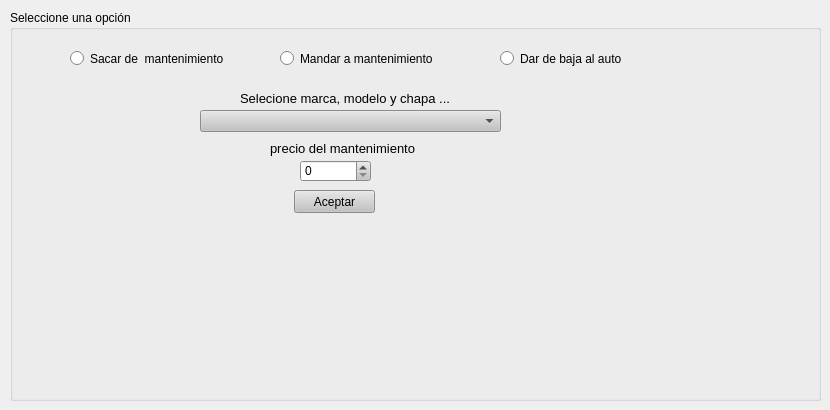
    <widget class="QWidget" name="tab_2">
     <attribute name="title">
      <string>Mantenimineto</string>
     </attribute>
     <widget class="QGroupBox" name="groupBox_4">
      <property name="geometry">
       <rect>
        <x>10</x>
        <y>10</y>
        <width>811</width>
        <height>391</height>
       </rect>
      </property>
      <property name="palette">
       <palette>
        <active>
         <colorrole role="WindowText">
          <brush brushstyle="SolidPattern">
           <color alpha="255">
            <red>0</red>
            <green>0</green>
            <blue>0</blue>
           </color>
          </brush>
         </colorrole>
         <colorrole role="Button">
          <brush brushstyle="SolidPattern">
           <color alpha="255">
            <red>194</red>
            <green>194</green>
            <blue>194</blue>
           </color>
          </brush>
         </colorrole>
         <colorrole role="Light">
          <brush brushstyle="SolidPattern">
           <color alpha="255">
            <red>255</red>
            <green>255</green>
            <blue>255</blue>
           </color>
          </brush>
         </colorrole>
         <colorrole role="Midlight">
          <brush brushstyle="SolidPattern">
           <color alpha="255">
            <red>224</red>
            <green>224</green>
            <blue>224</blue>
           </color>
          </brush>
         </colorrole>
         <colorrole role="Dark">
          <brush brushstyle="SolidPattern">
           <color alpha="255">
            <red>97</red>
            <green>97</green>
            <blue>97</blue>
           </color>
          </brush>
         </colorrole>
         <colorrole role="Mid">
          <brush brushstyle="SolidPattern">
           <color alpha="255">
            <red>129</red>
            <green>129</green>
            <blue>129</blue>
           </color>
          </brush>
         </colorrole>
         <colorrole role="Text">
          <brush brushstyle="SolidPattern">
           <color alpha="255">
            <red>0</red>
            <green>0</green>
            <blue>0</blue>
           </color>
          </brush>
         </colorrole>
         <colorrole role="BrightText">
          <brush brushstyle="SolidPattern">
           <color alpha="255">
            <red>255</red>
            <green>255</green>
            <blue>255</blue>
           </color>
          </brush>
         </colorrole>
         <colorrole role="ButtonText">
          <brush brushstyle="SolidPattern">
           <color alpha="255">
            <red>0</red>
            <green>0</green>
            <blue>0</blue>
           </color>
          </brush>
         </colorrole>
         <colorrole role="Base">
          <brush brushstyle="SolidPattern">
           <color alpha="255">
            <red>255</red>
            <green>255</green>
            <blue>255</blue>
           </color>
          </brush>
         </colorrole>
         <colorrole role="Window">
          <brush brushstyle="SolidPattern">
           <color alpha="255">
            <red>194</red>
            <green>194</green>
            <blue>194</blue>
           </color>
          </brush>
         </colorrole>
         <colorrole role="Shadow">
          <brush brushstyle="SolidPattern">
           <color alpha="255">
            <red>0</red>
            <green>0</green>
            <blue>0</blue>
           </color>
          </brush>
         </colorrole>
         <colorrole role="AlternateBase">
          <brush brushstyle="SolidPattern">
           <color alpha="255">
            <red>224</red>
            <green>224</green>
            <blue>224</blue>
           </color>
          </brush>
         </colorrole>
         <colorrole role="ToolTipBase">
          <brush brushstyle="SolidPattern">
           <color alpha="255">
            <red>255</red>
            <green>255</green>
            <blue>220</blue>
           </color>
          </brush>
         </colorrole>
         <colorrole role="ToolTipText">
          <brush brushstyle="SolidPattern">
           <color alpha="255">
            <red>0</red>
            <green>0</green>
            <blue>0</blue>
           </color>
          </brush>
         </colorrole>
        </active>
        <inactive>
         <colorrole role="WindowText">
          <brush brushstyle="SolidPattern">
           <color alpha="255">
            <red>0</red>
            <green>0</green>
            <blue>0</blue>
           </color>
          </brush>
         </colorrole>
         <colorrole role="Button">
          <brush brushstyle="SolidPattern">
           <color alpha="255">
            <red>194</red>
            <green>194</green>
            <blue>194</blue>
           </color>
          </brush>
         </colorrole>
         <colorrole role="Light">
          <brush brushstyle="SolidPattern">
           <color alpha="255">
            <red>255</red>
            <green>255</green>
            <blue>255</blue>
           </color>
          </brush>
         </colorrole>
         <colorrole role="Midlight">
          <brush brushstyle="SolidPattern">
           <color alpha="255">
            <red>224</red>
            <green>224</green>
            <blue>224</blue>
           </color>
          </brush>
         </colorrole>
         <colorrole role="Dark">
          <brush brushstyle="SolidPattern">
           <color alpha="255">
            <red>97</red>
            <green>97</green>
            <blue>97</blue>
           </color>
          </brush>
         </colorrole>
         <colorrole role="Mid">
          <brush brushstyle="SolidPattern">
           <color alpha="255">
            <red>129</red>
            <green>129</green>
            <blue>129</blue>
           </color>
          </brush>
         </colorrole>
         <colorrole role="Text">
          <brush brushstyle="SolidPattern">
           <color alpha="255">
            <red>0</red>
            <green>0</green>
            <blue>0</blue>
           </color>
          </brush>
         </colorrole>
         <colorrole role="BrightText">
          <brush brushstyle="SolidPattern">
           <color alpha="255">
            <red>255</red>
            <green>255</green>
            <blue>255</blue>
           </color>
          </brush>
         </colorrole>
         <colorrole role="ButtonText">
          <brush brushstyle="SolidPattern">
           <color alpha="255">
            <red>0</red>
            <green>0</green>
            <blue>0</blue>
           </color>
          </brush>
         </colorrole>
         <colorrole role="Base">
          <brush brushstyle="SolidPattern">
           <color alpha="255">
            <red>255</red>
            <green>255</green>
            <blue>255</blue>
           </color>
          </brush>
         </colorrole>
         <colorrole role="Window">
          <brush brushstyle="SolidPattern">
           <color alpha="255">
            <red>194</red>
            <green>194</green>
            <blue>194</blue>
           </color>
          </brush>
         </colorrole>
         <colorrole role="Shadow">
          <brush brushstyle="SolidPattern">
           <color alpha="255">
            <red>0</red>
            <green>0</green>
            <blue>0</blue>
           </color>
          </brush>
         </colorrole>
         <colorrole role="AlternateBase">
          <brush brushstyle="SolidPattern">
           <color alpha="255">
            <red>224</red>
            <green>224</green>
            <blue>224</blue>
           </color>
          </brush>
         </colorrole>
         <colorrole role="ToolTipBase">
          <brush brushstyle="SolidPattern">
           <color alpha="255">
            <red>255</red>
            <green>255</green>
            <blue>220</blue>
           </color>
          </brush>
         </colorrole>
         <colorrole role="ToolTipText">
          <brush brushstyle="SolidPattern">
           <color alpha="255">
            <red>0</red>
            <green>0</green>
            <blue>0</blue>
           </color>
          </brush>
         </colorrole>
        </inactive>
        <disabled>
         <colorrole role="WindowText">
          <brush brushstyle="SolidPattern">
           <color alpha="255">
            <red>97</red>
            <green>97</green>
            <blue>97</blue>
           </color>
          </brush>
         </colorrole>
         <colorrole role="Button">
          <brush brushstyle="SolidPattern">
           <color alpha="255">
            <red>194</red>
            <green>194</green>
            <blue>194</blue>
           </color>
          </brush>
         </colorrole>
         <colorrole role="Light">
          <brush brushstyle="SolidPattern">
           <color alpha="255">
            <red>255</red>
            <green>255</green>
            <blue>255</blue>
           </color>
          </brush>
         </colorrole>
         <colorrole role="Midlight">
          <brush brushstyle="SolidPattern">
           <color alpha="255">
            <red>224</red>
            <green>224</green>
            <blue>224</blue>
           </color>
          </brush>
         </colorrole>
         <colorrole role="Dark">
          <brush brushstyle="SolidPattern">
           <color alpha="255">
            <red>97</red>
            <green>97</green>
            <blue>97</blue>
           </color>
          </brush>
         </colorrole>
         <colorrole role="Mid">
          <brush brushstyle="SolidPattern">
           <color alpha="255">
            <red>129</red>
            <green>129</green>
            <blue>129</blue>
           </color>
          </brush>
         </colorrole>
         <colorrole role="Text">
          <brush brushstyle="SolidPattern">
           <color alpha="255">
            <red>97</red>
            <green>97</green>
            <blue>97</blue>
           </color>
          </brush>
         </colorrole>
         <colorrole role="BrightText">
          <brush brushstyle="SolidPattern">
           <color alpha="255">
            <red>255</red>
            <green>255</green>
            <blue>255</blue>
           </color>
          </brush>
         </colorrole>
         <colorrole role="ButtonText">
          <brush brushstyle="SolidPattern">
           <color alpha="255">
            <red>97</red>
            <green>97</green>
            <blue>97</blue>
           </color>
          </brush>
         </colorrole>
         <colorrole role="Base">
          <brush brushstyle="SolidPattern">
           <color alpha="255">
            <red>194</red>
            <green>194</green>
            <blue>194</blue>
           </color>
          </brush>
         </colorrole>
         <colorrole role="Window">
          <brush brushstyle="SolidPattern">
           <color alpha="255">
            <red>194</red>
            <green>194</green>
            <blue>194</blue>
           </color>
          </brush>
         </colorrole>
         <colorrole role="Shadow">
          <brush brushstyle="SolidPattern">
           <color alpha="255">
            <red>0</red>
            <green>0</green>
            <blue>0</blue>
           </color>
          </brush>
         </colorrole>
         <colorrole role="AlternateBase">
          <brush brushstyle="SolidPattern">
           <color alpha="255">
            <red>194</red>
            <green>194</green>
            <blue>194</blue>
           </color>
          </brush>
         </colorrole>
         <colorrole role="ToolTipBase">
          <brush brushstyle="SolidPattern">
           <color alpha="255">
            <red>255</red>
            <green>255</green>
            <blue>220</blue>
           </color>
          </brush>
         </colorrole>
         <colorrole role="ToolTipText">
          <brush brushstyle="SolidPattern">
           <color alpha="255">
            <red>0</red>
            <green>0</green>
            <blue>0</blue>
           </color>
          </brush>
         </colorrole>
        </disabled>
       </palette>
      </property>
      <property name="title">
       <string>Seleccione una opción</string>
      </property>
      <widget class="QRadioButton" name="radioButtonMandarMantenimiento">
       <property name="geometry">
        <rect>
         <x>270</x>
         <y>40</y>
         <width>201</width>
         <height>17</height>
        </rect>
       </property>
       <property name="text">
        <string>Mandar a mantenimiento</string>
       </property>
      </widget>
      <widget class="QRadioButton" name="radioButtonSacarMantenimiento">
       <property name="geometry">
        <rect>
         <x>60</x>
         <y>40</y>
         <width>201</width>
         <height>17</height>
        </rect>
       </property>
       <property name="text">
        <string>Sacar de  mantenimiento</string>
       </property>
       <property name="checkable">
        <bool>true</bool>
       </property>
       <property name="checked">
        <bool>false</bool>
       </property>
      </widget>
      <widget class="QRadioButton" name="radioButtonDarBaja">
       <property name="geometry">
        <rect>
         <x>490</x>
         <y>40</y>
         <width>201</width>
         <height>17</height>
        </rect>
       </property>
       <property name="text">
        <string>Dar de baja al auto</string>
       </property>
      </widget>
      <widget class="QPushButton" name="pushButtonAceptarMantenimiento">
       <property name="geometry">
        <rect>
         <x>284</x>
         <y>180</y>
         <width>81</width>
         <height>23</height>
        </rect>
       </property>
       <property name="text">
        <string>Aceptar</string>
       </property>
      </widget>
      <widget class="QLabel" name="label_25">
       <property name="geometry">
        <rect>
         <x>260</x>
         <y>210</y>
         <width>201</width>
         <height>171</height>
        </rect>
       </property>
       <property name="text">
        <string/>
       </property>
       <property name="pixmap">
        <pixmap resource="imagen.qrc">:/imagenes/images.png</pixmap>
       </property>
       <property name="scaledContents">
        <bool>true</bool>
       </property>
      </widget>
      <widget class="QLabel" name="label_26">
       <property name="geometry">
        <rect>
         <x>520</x>
         <y>210</y>
         <width>201</width>
         <height>171</height>
        </rect>
       </property>
       <property name="text">
        <string/>
       </property>
       <property name="pixmap">
        <pixmap resource="imagen.qrc">:/imagenes/458bd8685e81196031824521470f2ba5.jpg</pixmap>
       </property>
       <property name="scaledContents">
        <bool>true</bool>
       </property>
      </widget>
      <widget class="QLabel" name="label_24">
       <property name="geometry">
        <rect>
         <x>10</x>
         <y>210</y>
         <width>191</width>
         <height>171</height>
        </rect>
       </property>
       <property name="text">
        <string/>
       </property>
       <property name="pixmap">
        <pixmap resource="imagen.qrc">:/imagenes/eb719c24c9b428adb9a1df9f4a3ad640.jpg</pixmap>
       </property>
       <property name="scaledContents">
        <bool>true</bool>
       </property>
      </widget>
      <widget class="QComboBox" name="comboBoxOperacionMantenimiento">
       <property name="geometry">
        <rect>
         <x>190</x>
         <y>100</y>
         <width>301</width>
         <height>22</height>
        </rect>
       </property>
       <property name="currentText">
        <string/>
       </property>
      </widget>
      <widget class="QLabel" name="label_21">
       <property name="geometry">
        <rect>
         <x>140</x>
         <y>70</y>
         <width>47</width>
         <height>13</height>
        </rect>
       </property>
       <property name="text">
        <string/>
       </property>
      </widget>
      <widget class="QLabel" name="label_22">
       <property name="geometry">
        <rect>
         <x>230</x>
         <y>80</y>
         <width>261</width>
         <height>16</height>
        </rect>
       </property>
       <property name="font">
        <font>
         <pointsize>10</pointsize>
        </font>
       </property>
       <property name="text">
        <string>Selecione marca, modelo y chapa ...</string>
       </property>
      </widget>
      <widget class="QLabel" name="label_23">
       <property name="geometry">
        <rect>
         <x>260</x>
         <y>130</y>
         <width>261</width>
         <height>16</height>
        </rect>
       </property>
       <property name="font">
        <font>
         <pointsize>10</pointsize>
        </font>
       </property>
       <property name="text">
        <string>precio del mantenimiento</string>
       </property>
      </widget>
      <widget class="QSpinBox" name="spinBoxPrecioMantenimiento">
       <property name="geometry">
        <rect>
         <x>290</x>
         <y>150</y>
         <width>71</width>
         <height>22</height>
        </rect>
       </property>
      </widget>
     </widget>
    </widget>
